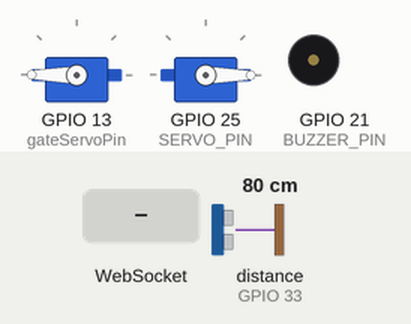
A sketch run on a simulated ESP32. On the bench: 2 × servo, buzzer (waves = sounding, pin HIGH). Wiring (inferred from the names in the program): ultrasonic range finder: trigger GPIO 4; echo GPIO 33; 3 × IR receiver: data GPIO 14 / data GPIO 15 / data GPIO 32. Inputs (shaded band) come from the test bench; at power-on: distance to the obstacle (sensor on GPIO 33) 80 cm. The echo pulse lasts 58.3 µs per cm; WiFi joins after 1.5 s; servers stay silent unless stated; uploads are accepted with an empty reply; pins used as bus, display or sensor lines are not drawn; what the sketch prints to the serial monitor is not drawn.

Above: at 3.0 s.
3.1 s: distance to the obstacle (sensor on GPIO 33) set to 12 cm
4.6 s: distance to the obstacle (sensor on GPIO 33) set to 9 cm
At 5.7 s:
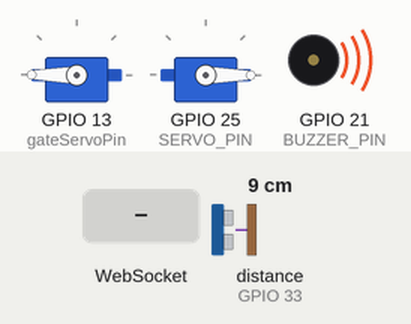
6.1 s: WebSocket text "open_request" received
At 7.1 s:
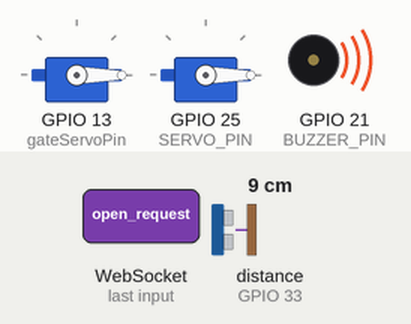
7.6 s: WebSocket text "close_request" received
At 8.3 s:
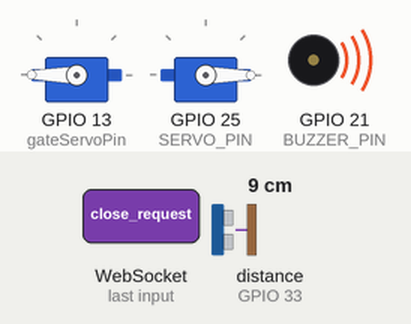
Timing chart, 0 to 11.5 s (numbered marks = the images above; inputs shaded):
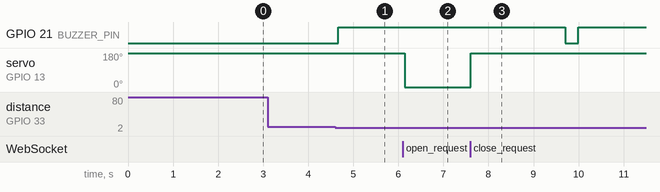

Measured:
- the behaviour switches between 11 and 10 cm on distance to the obstacle (sensor on GPIO 33) (found by bisection; images 0 and 1)
- after the input at 3.1 s, every drawn part: stays the same
- after the input at 4.6 s, GPIO 21 (BUZZER_PIN): LOW → HIGH after 0.06 s
- after the input at 6.1 s, servo on GPIO 13 (gateServoPin): 180° → 0° at once
- after the input at 7.6 s, servo on GPIO 13 (gateServoPin): 0° → 180° at once

The sketch:

main.ino
```cpp
// ----------------------------------------------------
// main.ino  (DUAL MODE + EVENT LOGGING + STATUS LOGGING)
// ----------------------------------------------------

#include <WiFi.h>
#include <WebServer.h>
#include <WebSocketsServer.h>
#include <HTTPClient.h>

#include "index_html.h"
#include "syscontroller.h"

// ---------------------------------------------------
// WiFi Settings
// ---------------------------------------------------
const char* ap_ssid     = "Parking-System";
const char* ap_password = "12345678";

// STA → Connects to your hotspot
const char* sta_ssid     = "ConnectKa";
const char* sta_password = "magdangal";

// ---------------------------------------------------
// Flask + SQLite Server IP (Laptop IP)
// ---------------------------------------------------
const char* loggingServer = "192.168.116.18";
const int   loggingPort   = 5000;

// ---------------------------------------------------
// Web Servers
// ---------------------------------------------------
WebServer server(80);
WebSocketsServer webSocket(81);

// ---------------------------------------------------
// System Status Logging Timer
// ---------------------------------------------------
unsigned long lastStatusLog = 0;
const unsigned long STATUS_INTERVAL = 600000;   // 1 minute (change to 600000 for 10 minutes)

// ---------------------------------------------------
// Event flags from syscontroller
// ---------------------------------------------------
extern volatile bool evtGateOpen;
extern volatile bool evtGateClose;
extern volatile bool evtSlotOccupied;
extern volatile bool evtSlotAvailable;
extern volatile bool evtBuzzerOff;

extern float lastDistance;

// ---------------------------------------------------
// Collect system status snapshot
// ---------------------------------------------------
String collectSystemStatus() {
  String status = "";

  status += "IR1=" + String(digitalRead(irPin1) == LOW ? "active" : "idle");
  status += ",IR2=" + String(digitalRead(irPin2) == LOW ? "active" : "idle");

  status += ",UltrasonicDist=" + String(lastDistance, 2);

  status += ",Buzzer=" + String(isBuzzing ? "active" : "off");

  status += ",AlertServo=" + String(alertServo.read());

  status += ",Gate=" + String(count == 1 ? "open" : "closed");

  return status;
}

// ---------------------------------------------------
// Send log to Flask server using STA WiFi
// ---------------------------------------------------
void sendLogToServer(String event, String value) {
  if (WiFi.status() != WL_CONNECTED) {
    Serial.println("[Log] STA not connected.");
    return;
  }

  HTTPClient http;

  String url = "http://" + String(loggingServer) + ":" + String(loggingPort) +
               "/log?event=" + event + "&value=" + value;

  Serial.println("[HTTP] Sending → " + url);

  http.begin(url);
  int code = http.GET();

  if (code > 0) {
    Serial.println("[HTTP] Response: " + http.getString());
  } else {
    Serial.println("[HTTP] Failed to send log.");
  }

  http.end();
}

// ---------------------------------------------------
// Dashboard handler
// ---------------------------------------------------
void handleRoot() {
  server.send_P(200, "text/html", index_html);
}

// ---------------------------------------------------
// WebSocket handler
// ---------------------------------------------------
void onWsEvent(uint8_t num, WStype_t type, uint8_t* payload, size_t len) {

  if (type == WStype_CONNECTED) {
    Serial.println("[WS] Client connected");
  }

  if (type == WStype_TEXT) {
    String msg = (char*)payload;

    if (msg == "open_request")  triggerGateOpen();
    if (msg == "close_request") triggerGateClose();
  }
}

// ---------------------------------------------------
// Dual WiFi Mode Setup (AP + STA)
// ---------------------------------------------------
void setupWiFiDual() {
  Serial.println("\n--- Starting WiFi Dual Mode ---");

  WiFi.mode(WIFI_AP_STA);

  // Start AP (Dashboard)
  WiFi.softAP(ap_ssid, ap_password);
  Serial.print("[AP] Dashboard WiFi → ");
  Serial.println(WiFi.softAPIP());

  // Connect STA (Hotspot for logging)
  Serial.print("[STA] Connecting to → ");
  Serial.println(sta_ssid);

  WiFi.begin(sta_ssid, sta_password);

  unsigned long startTime = millis();
  while (WiFi.status() != WL_CONNECTED && millis() - startTime < 10000) {
    Serial.print(".");
    delay(500);
  }

  if (WiFi.status() == WL_CONNECTED) {
    Serial.println("\n[STA] Connected!");
    Serial.print("[STA] ESP32 IP → ");
    Serial.println(WiFi.localIP());
  } else {
    Serial.println("\n[STA] Connection FAILED — Logs will NOT send.");
  }
}

// ---------------------------------------------------
// Setup
// ---------------------------------------------------
void setup() {
  Serial.begin(115200);
  delay(200);

  setupWiFiDual();

  server.on("/", handleRoot);
  server.begin();

  webSocket.begin();
  webSocket.onEvent(onWsEvent);

  systemSetup();

  Serial.println("\nSystem Ready.\n");
}

// ---------------------------------------------------
// Loop
// ---------------------------------------------------
void loop() {

  server.handleClient();
  webSocket.loop();
  systemLoop();

  // ---------------------- EVENT LOGGING ----------------------

  if (evtGateOpen) {
    evtGateOpen = false;
    webSocket.broadcastTXT("open");
    Serial.println("[WS] Gate Open");
    sendLogToServer("gate_open", "");
  }

  if (evtGateClose) {
    evtGateClose = false;
    webSocket.broadcastTXT("close");
    Serial.println("[WS] Gate Close");
    sendLogToServer("gate_close", "");
  }

  if (evtSlotOccupied) {
    evtSlotOccupied = false;

    char wsmsg[32];
    sprintf(wsmsg, "occupied:%.2f", lastDistance);

    webSocket.broadcastTXT(wsmsg);
    Serial.println(wsmsg);

    sendLogToServer("slot_occupied", String(lastDistance));
  }

  if (evtSlotAvailable) {
    evtSlotAvailable = false;
    webSocket.broadcastTXT("available");
    Serial.println("[WS] Available");
    sendLogToServer("slot_available", "");
  }

  if (evtBuzzerOff) {
    evtBuzzerOff = false;
    webSocket.broadcastTXT("buzzer_off");
    Serial.println("[WS] Buzzer Off");
    sendLogToServer("buzzer_off", "");
  }

  // ---------------------- PERIODIC STATUS LOG ----------------------

  if (millis() - lastStatusLog >= STATUS_INTERVAL) {
    lastStatusLog = millis();

    String sysStatus = collectSystemStatus();
    Serial.println("[STATUS] " + sysStatus);

    sendLogToServer("system_status", sysStatus);
  }
}
```

index_html.h
```cpp
// index_html.h
// Place this file in your Arduino sketch (New Tab -> index_html.h)
// Serves the dashboard and connects to ws://192.168.4.1:81/
// Messages expected from ESP32 (plain text):
//   open
//   close
//   occupied:<distance>   e.g. occupied:5.23
//   available
//   buzzer_off

#pragma once
#include <pgmspace.h>

const char index_html[] PROGMEM = R"rawliteral(
<!doctype html>
<html lang="en">
<head>
<meta charset="utf-8" />
<meta name="viewport" content="width=device-width,initial-scale=1" />
<title>Parking Dashboard</title>
<style>
:root{
  --bg1:#021025;--bg2:#04102b;--panel:rgba(255,255,255,0.04);
  --accent:#56f0ff;--accent2:#8a57ff;--glass:rgba(255,255,255,0.03);
  --danger:#ff6b6b;--muted:rgba(215,238,247,0.7);
  font-family:Inter,system-ui,-apple-system,Segoe UI,Roboto,Arial;
}
*{box-sizing:border-box}
html,body{height:100%;margin:0;background:linear-gradient(160deg,var(--bg1),var(--bg2));color:#d7eef7}
.wrap{display:flex;gap:20px;align-items:flex-start;justify-content:center;padding:28px}
.card{background:linear-gradient(180deg,rgba(255,255,255,0.02),rgba(255,255,255,0.01));
  border:1px solid rgba(255,255,255,0.04);border-radius:12px;padding:16px;min-width:280px}
.controls{width:340px;display:flex;flex-direction:column;gap:12px}
.header{display:flex;gap:12px;align-items:center}
.logo{width:48px;height:48px;border-radius:10px;background:linear-gradient(135deg,var(--accent),var(--accent2));display:flex;align-items:center;justify-content:center;color:#002;font-weight:700}
h1{font-size:18px;margin:0}
.sub{font-size:12px;color:var(--muted)}
.panel{padding:12px;border-radius:10px;background:var(--glass);border:1px solid rgba(255,255,255,0.02)}
.gate-visual{height:140px;display:flex;align-items:center;justify-content:center;position:relative;overflow:hidden}
.gate-base{width:220px;height:10px;background:linear-gradient(90deg,#0b2a3f,#082033);border-radius:6px;position:relative}
.gate-arm{position:absolute;left:110px;bottom:40px;width:6px;height:120px;background:linear-gradient(180deg,var(--accent),var(--accent2));transform-origin:bottom center;border-radius:3px;transition:transform .28s}
.status-row{display:flex;align-items:center;justify-content:space-between;gap:8px}
.big-count{font-size:32px;font-weight:700}
.small{font-size:12px;color:var(--muted)}
.toggle{display:flex;gap:8px;align-items:center}
.btn{background:linear-gradient(90deg,var(--accent),var(--accent2));color:#002;border:none;padding:9px 12px;border-radius:10px;cursor:pointer;font-weight:700}
.btn.ghost{background:transparent;border:1px solid rgba(255,255,255,0.04);color:inherit}
.grid-card{flex:1;min-width:420px}
.grid{display:grid;grid-template-columns:1fr;gap:12px}
.slot{height:84px;border-radius:10px;background:linear-gradient(180deg,rgba(255,255,255,0.016),rgba(255,255,255,0.01));display:flex;flex-direction:column;align-items:center;justify-content:center;border:1px solid rgba(255,255,255,0.02)}
.slot.open{box-shadow:0 6px 20px rgba(86,240,255,0.06);border-color:rgba(86,240,255,0.18)}
.slot.occupied{background:linear-gradient(180deg,rgba(255,107,107,0.06),rgba(255,107,107,0.02));border-color:rgba(255,107,107,0.12)}
.footer{font-size:12px;color:var(--muted);text-align:center;margin-top:8px}
.kv{display:flex;align-items:center;gap:6px}
.kv .val{font-weight:700}
@media(max-width:880px){.wrap{flex-direction:column;align-items:stretch;padding:12px}.controls{width:100%}}
</style>
</head>
<body>
  <div class="wrap">
    <div class="controls card">
      <div class="header">
        <div class="logo">P</div>
        <div>
          <h1>NeonPark</h1>
          <div class="sub">Real-time parking dashboard</div>
        </div>
      </div>

      <div class="panel">
        <div class="gate-visual">
          <div class="gate-base"></div>
          <div id="gateArm" class="gate-arm"></div>
        </div>
        <div style="display:flex;justify-content:space-between;align-items:center;margin-top:10px">
          <div>
            <div class="small">Gate</div>
            <div id="gateStatus" class="big-count">Closed</div>
          </div>
          <div style="text-align:right">
            <div class="small">Last</div>
            <div id="lastAction" class="small">—</div>
          </div>
        </div>
      </div>

      <div class="panel" style="margin-top:10px">
        <div style="display:flex;justify-content:space-between;align-items:center">
          <div>
            <div class="small">Slot</div>
            <div id="slotStatus" class="big-count">—</div>
          </div>
          <div style="text-align:right">
            <div class="small">Distance</div>
            <div id="distanceRead" class="small">— cm</div>
          </div>
        </div>
        <div style="display:flex;gap:8px;margin-top:12px">
          <button id="btnOpen" class="btn">Open</button>
          <button id="btnClose" class="btn ghost">Close</button>
        </div>
      </div>

      <div class="footer">Connect to WiFi <strong>Parking-System</strong> (pw: 12345678) and open <strong>http://192.168.4.1</strong></div>
    </div>

    <div class="grid-card card">
      <div style="display:flex;justify-content:space-between;align-items:center;margin-bottom:12px">
        <div>
          <h2 style="margin:0">Parking Slot</h2>
          <div class="sub">Live status</div>
        </div>
        <div class="kv"><div class="small">Total</div><div id="totalSlots" class="val">1</div></div>
      </div>

      <div id="slotGrid" class="grid">
        <div id="singleSlot" class="slot open">
          <div style="font-weight:700">#1</div>
          <div id="slotStateText" class="small">Empty</div>
        </div>
      </div>
    </div>
  </div>

<script>
/* Minimal, robust WS dashboard (expects plain-text messages) */
const WS_URL = "ws://192.168.4.1:81/"; // ws endpoint used by WebSocketsServer on ESP32

// UI references
const gateArm = document.getElementById('gateArm');
const gateStatus = document.getElementById('gateStatus');
const lastAction = document.getElementById('lastAction');
const slotStatus = document.getElementById('slotStatus');
const distanceRead = document.getElementById('distanceRead');
const slotStateText = document.getElementById('slotStateText');
const singleSlot = document.getElementById('singleSlot');
const totalSlots = document.getElementById('totalSlots');

const btnOpen = document.getElementById('btnOpen');
const btnClose = document.getElementById('btnClose');

let ws = null;
let reconnectTimer = null;

function setGate(open){
  gateArm.style.transform = open ? 'rotate(-65deg)' : 'rotate(0deg)';
  gateStatus.textContent = open ? 'Open' : 'Closed';
  lastAction.textContent = open ? 'Gate opened' : 'Gate closed';
}
function setSlotOccupied(distance){
  singleSlot.classList.remove('open'); singleSlot.classList.add('occupied');
  slotStateText.textContent = 'Occupied';
  slotStatus.textContent = 'Occupied';
  distanceRead.textContent = (typeof distance === 'number') ? distance.toFixed(1) + ' cm' : (distance||'—') + ' cm';
}
function setSlotAvailable(){
  singleSlot.classList.remove('occupied'); singleSlot.classList.add('open');
  slotStateText.textContent = 'Empty';
  slotStatus.textContent = 'Available';
  distanceRead.textContent = '— cm';
}
function setBuzzerOff(){ lastAction.textContent = 'Buzzer off'; }

// WebSocket connect with auto-reconnect
function connectWS(){
  if(ws && (ws.readyState === WebSocket.OPEN || ws.readyState === WebSocket.CONNECTING)) return;
  try{
    ws = new WebSocket(WS_URL);
  }catch(e){
    console.error("WS init failed", e);
    scheduleReconnect();
    return;
  }

  ws.onopen = () => {
    console.log("WS connected");
    lastAction.textContent = 'Connected';
    if(reconnectTimer){ clearTimeout(reconnectTimer); reconnectTimer = null; }
  };

  ws.onclose = () => {
    console.log("WS closed");
    lastAction.textContent = 'Disconnected';
    scheduleReconnect();
  };

  ws.onerror = (e) => {
    console.error("WS error", e);
    lastAction.textContent = 'WS Error';
  };

  ws.onmessage = (m) => {
    const msg = (typeof m.data === 'string') ? m.data.trim() : '';
    console.log("WS recv:", msg);

    // plain messages:
    // open
    if(msg === 'open'){ setGate(true); return; }
    // close
    if(msg === 'close'){ setGate(false); return; }
    // available
    if(msg === 'available'){ setSlotAvailable(); return; }
    // buzzer_off
    if(msg === 'buzzer_off'){ setBuzzerOff(); return; }
    // occupied:<distance>
    if(msg.startsWith('occupied')){
      // formats accepted: "occupied" or "occupied:12.34"
      const parts = msg.split(':');
      if(parts.length >= 2){
        const d = parseFloat(parts[1]);
        if(!isNaN(d)) { setSlotOccupied(d); return; }
      }
      // fallback if distance not present
      setSlotOccupied(null);
      return;
    }
    // distance-only message (optional): "distance:12.34"
    if(msg.startsWith('distance:')){
      const d = parseFloat(msg.split(':')[1]);
      if(!isNaN(d)) distanceRead.textContent = d.toFixed(1) + ' cm';
      return;
    }
  };
}

function scheduleReconnect(){
  if(reconnectTimer) return;
  reconnectTimer = setTimeout(()=>{ reconnectTimer = null; connectWS(); }, 1500);
}

// Optional: let web UI request open/close to ESP32 (sends simple text request)
// ESP32 must handle these incoming messages if you want manual control
btnOpen.addEventListener('click', ()=>{
  if(ws && ws.readyState === WebSocket.OPEN){ ws.send('open_request'); lastAction.textContent = 'Requested open'; }
  else lastAction.textContent = 'Not connected';
});
btnClose.addEventListener('click', ()=>{
  if(ws && ws.readyState === WebSocket.OPEN){ ws.send('close_request'); lastAction.textContent = 'Requested close'; }
  else lastAction.textContent = 'Not connected';
});

// initialize
setGate(false);
setSlotAvailable();
connectWS();
</script>
</body>
</html>
)rawliteral";
```

syscontroller.h
```cpp
#ifndef SYSCONTROLLER_H
#define SYSCONTROLLER_H

#include <ESP32Servo.h>
#include <SPI.h>
#include <MFRC522.h>

// ------------------ RFID GATE SERVO ------------------
extern Servo gateServo;
extern const int irPin1;
extern const int irPin2;
extern const int gateServoPin;

// RFID pins
#define SS_PIN 5
#define RST_PIN 22
extern MFRC522 rfid;

extern byte allowedTag1[4];
extern byte allowedTag2[4];

extern bool hasTriggeredForward;
extern bool hasTriggeredBackward;
extern int count;

// ------------------ ULTRASONIC + BUZZER + IR SERVO ------------------
#define TRIG_PIN 4
#define ECHO_PIN 33
#define BUZZER_PIN 21
#define IR_PIN 32
#define SERVO_PIN 25

extern Servo alertServo;
extern unsigned long buzzStartTime;
extern bool isBuzzing;
extern bool objectDetectedPreviously;

extern float lastDistance;

// --- Event flags ---
extern volatile bool evtGateOpen;
extern volatile bool evtGateClose;
extern volatile bool evtSlotOccupied;
extern volatile bool evtSlotAvailable;
extern volatile bool evtBuzzerOff;

// API
void systemSetup();
void systemLoop();
bool checkRFID();
void triggerGateOpen();
void triggerGateClose();

#endif
```

Source omitted: syscontroller.cpp (4339 bytes)
